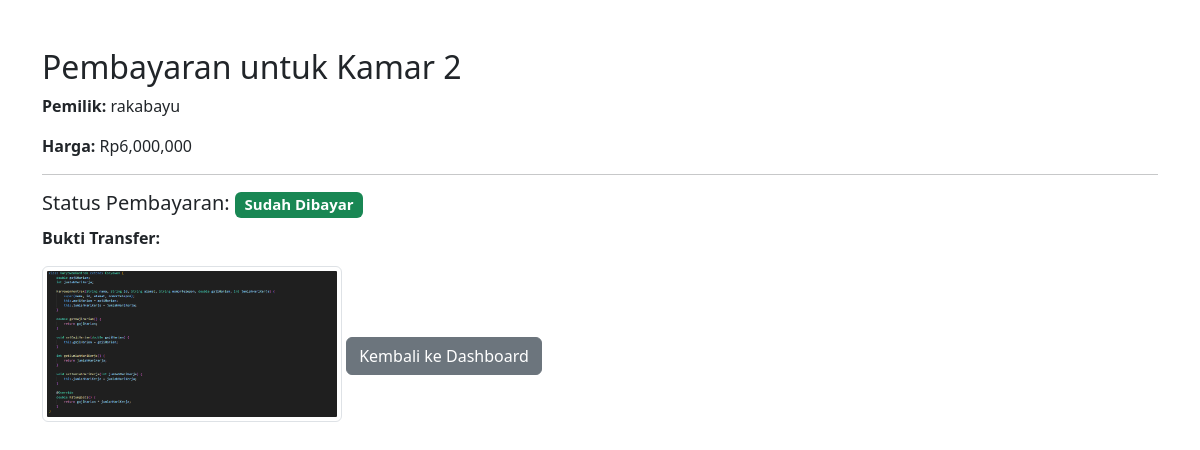
The page /commponent/pembayaran.php?reservation_id=22 (signed in) on the database its author committed.
### tables this page shows
CREATE TABLE `reservations` (
  `id` int(11) NOT NULL AUTO_INCREMENT,
  `user_id` int(11) NOT NULL,
  `room_id` int(11) NOT NULL,
  `pemilik_id` int(11) NOT NULL,
  `tanggal_pesan` datetime DEFAULT current_timestamp(),
  `status` enum('Menunggu','Diterima','Ditolak') DEFAULT 'Menunggu',
  `created_at` timestamp NOT NULL DEFAULT current_timestamp(),
  PRIMARY KEY (`id`),
  KEY `user_id` (`user_id`),
  KEY `room_id` (`room_id`),
  KEY `pemilik_id` (`pemilik_id`),
  CONSTRAINT `reservations_ibfk_1` FOREIGN KEY (`user_id`) REFERENCES `users` (`id`),
  CONSTRAINT `reservations_ibfk_2` FOREIGN KEY (`room_id`) REFERENCES `rooms` (`id`),
  CONSTRAINT `reservations_ibfk_3` FOREIGN KEY (`pemilik_id`) REFERENCES `users` (`id`)
);

CREATE TABLE `rooms` (
  `id` int(11) NOT NULL AUTO_INCREMENT,
  `number` varchar(50) NOT NULL,
  `price` decimal(10,2) NOT NULL,
  `status` enum('Kosong','Ditempati') NOT NULL,
  `facilities` text NOT NULL,
  `tenant_name` varchar(255) DEFAULT NULL,
  `tenant_phone` varchar(20) DEFAULT NULL,
  `tenant_email` varchar(255) NOT NULL,
  `tenant_date` date DEFAULT NULL,
  `last_payment_date` date DEFAULT NULL,
  `reminder_sent` tinyint(1) NOT NULL DEFAULT 0,
  `payment_status` enum('belum bayar','sudah bayar') NOT NULL,
  `days_left` int(11) NOT NULL,
  `user_id` int(10) unsigned NOT NULL,
  `photo` varchar(255) DEFAULT NULL,
  PRIMARY KEY (`id`),
  KEY `user_id` (`user_id`)
);

CREATE TABLE `users` (
  `id` int(11) NOT NULL AUTO_INCREMENT,
  `username` varchar(255) NOT NULL,
  `password` varchar(255) NOT NULL,
  `email` varchar(255) NOT NULL,
  `role` varchar(10) NOT NULL,
  `nama_kosan` varchar(255) DEFAULT NULL,
  `created_at` timestamp NOT NULL DEFAULT current_timestamp(),
  `reset_token` varchar(255) DEFAULT NULL,
  `reset_token_expiry` datetime DEFAULT NULL,
  `no_gopay` varchar(20) DEFAULT NULL,
  `alamat_kosan` text DEFAULT NULL,
  `latitude` varchar(50) DEFAULT NULL,
  `longitude` varchar(50) DEFAULT NULL,
  `is_verified` tinyint(1) DEFAULT 0,
  `verification_token` varchar(100) DEFAULT NULL,
  `is_deleted` tinyint(1) DEFAULT 0,
  PRIMARY KEY (`id`)
);

CREATE TABLE `pembayaran` (
  `id` int(11) NOT NULL AUTO_INCREMENT,
  `user_id` int(11) NOT NULL,
  `room_id` int(11) NOT NULL,
  `status` varchar(50) DEFAULT NULL,
  `metode` varchar(50) DEFAULT NULL,
  `qr_code` varchar(255) DEFAULT NULL,
  `bukti_transfer` varchar(255) DEFAULT NULL,
  `tanggal` timestamp NOT NULL DEFAULT current_timestamp(),
  `tanggal_mulai` date DEFAULT NULL,
  `jumlah` int(11) DEFAULT NULL,
  `created_at` timestamp NOT NULL DEFAULT current_timestamp(),
  PRIMARY KEY (`id`)
);

### commponent/pembayaran.php (the view, shortened to what this page needs)
<?php
$reservation_id = $_GET['reservation_id'] ?? null;
$pdo = new PDO("mysql:host=localhost;dbname=users", "root", "");
$pdo->setAttribute(PDO::ATTR_ERRMODE, PDO::ERRMODE_EXCEPTION);
$stmt = $pdo->prepare("
    SELECT r.id AS reservation_id, r.status, rm.number AS no_kamar, rm.price, u.username AS pemilik,
           p.status AS status_bayar, p.qr_code, p.bukti_transfer
    FROM reservations r
    JOIN rooms rm ON r.room_id = rm.id
    JOIN users u ON r.pemilik_id = u.id
    LEFT JOIN pembayaran p ON p.user_id = r.user_id AND p.room_id = r.room_id
    WHERE r.id = ? AND r.user_id = ?
");
$stmt->execute([$reservation_id, $_SESSION['user_id']]);
$data = $stmt->fetch(PDO::FETCH_ASSOC);
?>
<!DOCTYPE html>
<html>
<head>
    <link href="https://cdn.jsdelivr.net/npm/bootstrap@5.3.0/dist/css/bootstrap.min.css" rel="stylesheet">
</head>
<body class="container py-5">
    <h2>Pembayaran untuk Kamar <?= htmlspecialchars($data['no_kamar']) ?></h2>
    <p><strong>Pemilik:</strong> <?= htmlspecialchars($data['pemilik']) ?></p>
    <p><strong>Harga:</strong> Rp<?= number_format($data['price']) ?></p>
    <hr>
    <h5>Status Pembayaran:
        <span class="badge bg-<?= $data['status_bayar'] === 'Sudah Dibayar' ? 'success' : 'warning' ?>">
            <?= $data['status_bayar'] ?? 'Belum Dibayar' ?>
        </span>
    </h5>
    <?php if ($data['status_bayar'] === 'Sudah Dibayar'): ?>
        <p><strong>Bukti Transfer:</strong></p>
        <?php if ($data['bukti_transfer']): ?>
            <img src="uploads/<?= htmlspecialchars($data['bukti_transfer']) ?>" width="300" class="img-thumbnail">
        <?php else: ?>
            <em>(Tidak tersedia)</em>
        <?php endif; ?>
    <?php endif; ?>
    <a href="dashboard_penyewa.php" class="btn btn-secondary mt-4">Kembali ke Dashboard</a>
</body>
</html>

### rows shown on the page
reservations: room.number "2", pemilik.username "rakabayu", room.price "6,000,000", pembayaran.status "Sudah Dibayar", pembayaran.bukti_transfer (picture)
